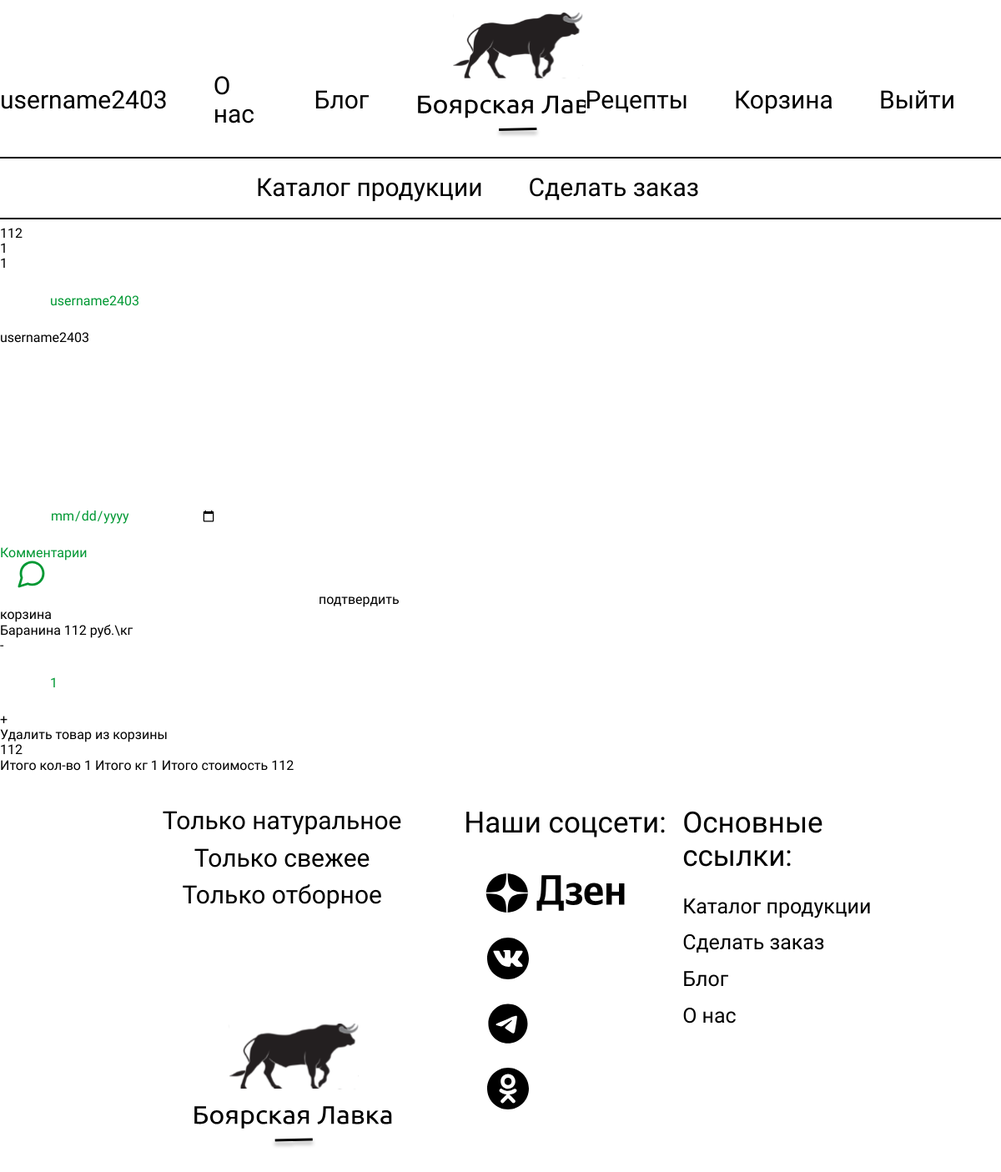
The page /order_create (signed in) on the database as committed earlier.
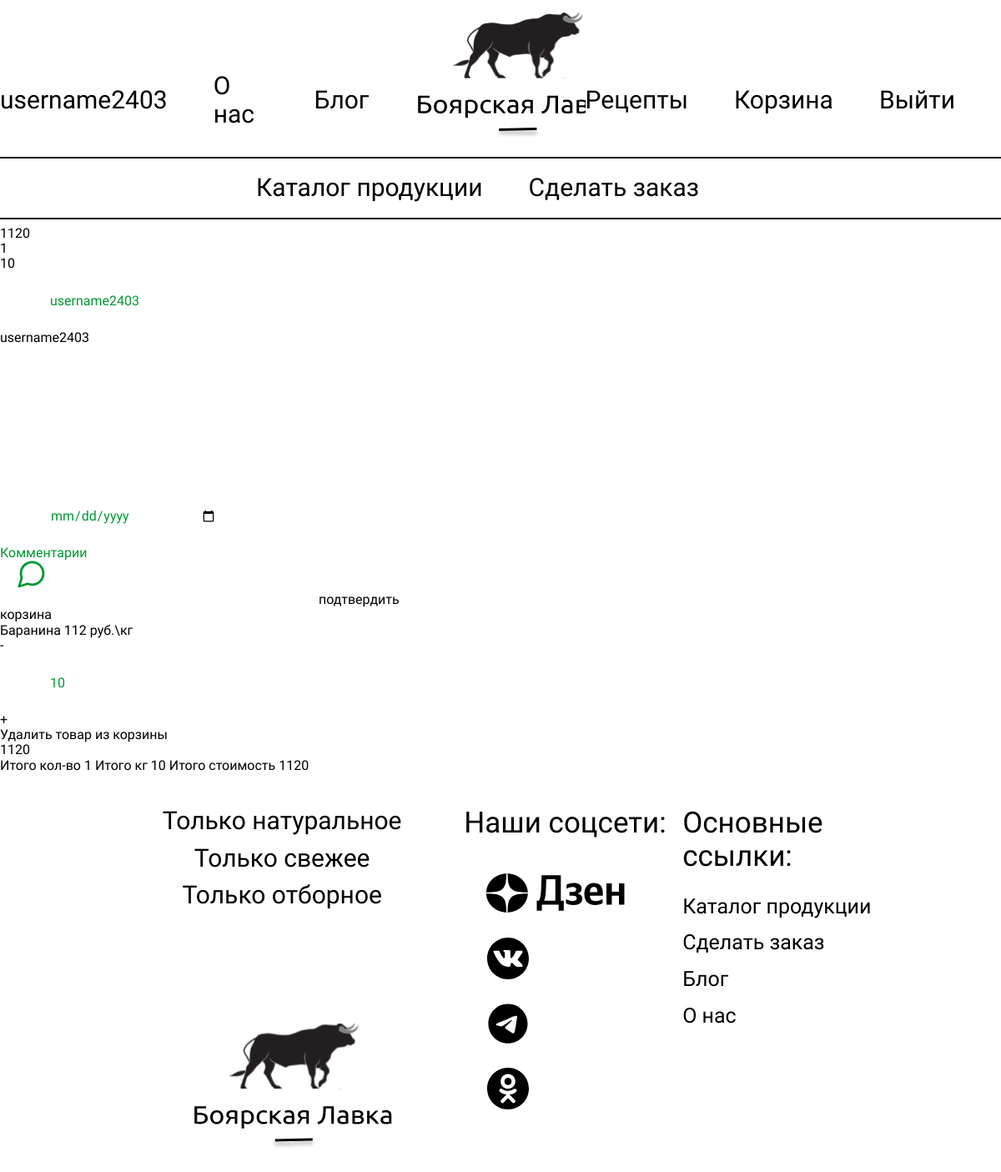
The same page on the database as committed later.
### butcher_shop_app/models.py (models this page shows)
class UserAdditionalInfo(models.Model):
    user = models.OneToOneField(User, on_delete=models.CASCADE, primary_key=True)
    phone_number = models.CharField(max_length=12, default="")
    address = models.CharField(max_length=250, default="")

class GoodsInShoppingCart(models.Model):
    user = models.ForeignKey(User, on_delete=models.CASCADE)
    product = models.ForeignKey(Product, on_delete=models.CASCADE)
    count = models.PositiveIntegerField(default=0, null=True)
    def cost(self):
        return self.product.cost
    def total_cost(self):
        if self.count:
            return self.product.cost * self.count
        return None

class Product(models.Model):
    name = models.CharField(max_length=200)
    cost = models.PositiveIntegerField()
    category_name = models.ManyToManyField(ProductCategories, default="Вне категорий")
    preview = RichTextField(default="Без описания", max_length=500)
    description = RichTextField(default="Без описания")
    image = models.ImageField(upload_to='img', default="img/1.png")
    def __str__(self):
        return self.name

### butcher_shop_app/views.py (the view, shortened to what this page needs)
# urls.py: path("order_create", order_create_view, name="order_create"),
def order_create_view(request):
    context = {}
    context.update(get_cart_sum_count_kgs(request))
    form = init_order_form(request)
    if context["product_count"]:
        context["form"] = form
    else:
        context["add_product_in_cart"] = "Для заказа, добавьте товары в корзину, пожалуйста"
    context.update(cart_logic(request))
    return render(request, "butcher_shop_app/order_create.html", context)

### butcher_shop_app/forms.py
class OrderForm(forms.ModelForm):
    phone_number = forms.CharField(widget=forms.TextInput(
        attrs={'class': 'username__input', 'placeholder': 'Введите телефон для связи'}))
    address = forms.CharField(required=False, max_length=250, widget=forms.Textarea(
        attrs={"class": "contact__input", "placeholder": "Адресс доставки"}))
    delivery_date = forms.DateTimeField(label="Дата доставки", widget=MyDateInput(
        attrs={"class": "date_input", }))
    comment = forms.CharField(max_length=250, widget=forms.Textarea(
        attrs={"class": "comment_input", "placeholder": "Комментарии"}))
    class Meta:
        model = Order
        fields = ("phone_number", "address", "delivery_date", "comment")

### butcher_shop_app/views.py (called while the page is built, shortened)
def cart_logic(request):
    context = {}
    if request.user.is_authenticated:
        user_cart = GoodsInShoppingCart.objects.filter(user=request.user)
        context["cart"] = user_cart
        context["count_goods_in_cart"] = len(user_cart)
    else:
        shopping_cart_eq = request.session.get('shopping_cart', [])
        count_goods_in_cart = len(shopping_cart_eq)
        context["cart"] = shopping_cart_eq
        context["count_goods_in_cart"] = count_goods_in_cart
    context.update(get_cart_sum_count_kgs(request))
    return context

def get_cart_sum_count_kgs(request):
    cart_info = {}
    products_count_kg = 0
    total_cost = 0
    count = 0
    if request.user.is_authenticated:
        cart = GoodsInShoppingCart.objects.filter(user=request.user)
        for product in cart:
            count += 1
            products_count_kg += product.count
            total_cost += products_count_kg * product.product.cost
    cart_info["products_count_kg"] = products_count_kg
    cart_info["total_cost"] = total_cost
    cart_info["product_count"] = count
    return cart_info

def init_order_form(request):
    initial_dict = {}
    if request.user.is_authenticated:
        user = UserAdditionalInfo.objects.get(user=request.user)
        user_base = User.objects.get(username=request.user)
        phone_number = user.phone_number
        address = user.address
        name = user_base.first_name
        if phone_number:
            initial_dict["phone_number"] = phone_number
        if address:
            initial_dict["address"] = address
        if name:
            initial_dict["name"] = name
    form = OrderForm(initial_dict)
    return form

### butcher_shop_app/Templates/butcher_shop_app/order_create.html (shortened to what this page needs)
{% extends 'butcher_shop_app/base.html' %}
{% block content %}
{{total_cost}}<br>
{{product_count}}<br>
{{products_count_kg}}<br>
{% if add_product_in_cart%}
{{add_product_in_cart}} <a href="http://127.0.0.1:8000/product_list">К каталогу</a>
{% else %}
<form method="post">
    {{form.phone_number}}
    {{form.address}}
    {{form.delivery_date}}
    {{form.comment}}
    <button type="submit">подтвердить</button>
</form>
корзина
{% include "butcher_shop_app/cart_base.html" %}
{% endif %}
{% endblock %}

### butcher_shop_app/Templates/butcher_shop_app/base.html (shortened to what this page needs)
<!DOCTYPE html>
<html>
<head>
    {% load static %}
    <link href="{% static 'butcher_shop_app/css/style.css' %}" rel="stylesheet" type="text/css"/>
    <link href="{% static 'butcher_shop_app/css/normalize.min.css' %}" rel="stylesheet" type="text/css"/>
</head>
<header>
    <nav class="header__nav">
        {% if request.user.is_authenticated == False %}
        <a href="{% url 'registrations' %}">Регистрация</a>
        {% else %}
        <a href="{% url 'lk' %}">{{request.user}}</a>
        {% endif %}
        <a href="#">О нас</a>
        <a href="{% url 'blog_list' %}">Блог</a>
        <a class="logo" href="{% url 'index' %}"></a>
        <a href="{% url 'receipts' %}">Рецепты</a>
        <a href="{% url 'shopping_cart' %}">Корзина</a>
        {% if request.user.is_authenticated == False %}
        <a href="{% url 'login'%}">Войти</a>
        {% else %}
        <a href="{% url 'logout'%}">Выйти</a>
        {% endif %}
    </nav>
    <hr class="header__line"/>
    <nav class="header__nav">
        <a class="second__nav__a" href="{% url 'product_list' %}">Каталог продукции</a>
        <a class="second__nav__a" href="{% url 'order_create' %}">Сделать заказ</a>
    </nav>
    <hr class="header__line"/>
</header>
<body>
{% block content %}
{%endblock%}
</body>
<footer>
  <div class="logo_block">
    <div class="logo__links">
      <p>Только натуральное</p>
      <p>Только свежее</p>
      <p>Только отборное</p>
    </div>
    <div class="footer__logo"></div>
  </div>
  <div class="soc_block">
    <div class="soc__header">Наши соцсети:</div>
    <div class="dzen"></div>
    <div class="vk"></div>
    <div class="telega"></div>
    <div class="ok"></div>
  </div>
  <div class="link_block">
    <div class="link__header">Основные ссылки:</div>
    <a class="link_block__link" href="{% url 'product_list' %}">Каталог продукции</a>
    <a class="link_block__link" href="{% url 'order_create' %}">Сделать заказ</a>
    <a class="link_block__link" href="{% url 'blog_list' %}">Блог</a>
    <a class="link_block__link">О нас</a>
  </div>
</footer>
</html>

### butcher_shop_app/Templates/butcher_shop_app/cart_base.html (shortened to what this page needs)
{% for product in cart %}
<br>
<div>
    {{product.product}}
    {{product.cost}} руб.\кг
    <form method="post">
        <button type="submit">-</button>
    </form>
    <form method="post">
        <input name="goods_count" type="number" min="1" value="{{product.count}}">
    </form>
    <form method="post">
        <button type="submit">+</button>
    </form>
    <form method="post">
        <button type="submit">Удалить товар из корзины</button>
    </form>
    {{product.total_cost}}
</div>
{% endfor %}
<div>
   Итого кол-во {{product_count}}
    Итого кг {{products_count_kg}}
    Итого стоимость {{total_cost}}
</div>

### butcher_shop_app/static/butcher_shop_app/css/style.css (style rules this page uses)
html { height: 100%; width: 100%; max-width: 1500px; margin-right: auto; margin-left: auto; font-family: Ubuntu; font-weight: 400; }
a { text-decoration: none; color: inherit; }
input { all: unset; color: #009833; padding-left: 60px; width: 200px; display: block; background: white; height: 70px; border-radius: 5px; }
textarea { all: unset; }
::placeholder { color: #009833; }
button { background: none; color: inherit; border: none; padding: 0; font: inherit; cursor: pointer; outline: inherit; }
header { margin-right: auto; margin-left: auto; width: 100%; }
.header__nav { display: flex; justify-content:center; align-items: center; }
.header__nav a { padding-right: 55px; padding-top: 60px; font-size: 30px; }
.header__nav .logo { margin-right: auto; margin-left: auto; padding-right: 0px; width:240px; height: 120px; background: url("../img/logo.svg") no-repeat 1px; }
.header__line { border: 1px solid #000000; }
.header__nav .second__nav__a { padding-top: 0; margin-top: 10px; margin-bottom: 10px; }
.comment_input { height: 70px; display: inline-block; background: url("../img/comment_icon.svg") no-repeat 15px; background-size: 45px; overflow: auto; }
footer { height: 500px; width:80%; margin: 0 auto; display: flex; }
.logo_block { display: inline-block; position: relative; height: 100%; width: 50%; margin-bottom: 50px; }
.logo__links { margin-top: 30px; }
.logo_block p { padding-top: 10px; display: block; font-size: 30px; text-align: center; margin: 0; }
.soc_block { display: inline-block; position: relative; height: 100%; width: 30%; margin-bottom: 50px; }
.link_block { position: relative; display: inline-block; width: 30%; height: 100%; margin-bottom: 50px; }
.footer__logo { position: absolute; bottom: 50px; left: 25%; width:300px; height: 150px; background: url("../img/logo.svg") no-repeat 1px; }
.dzen { height: 107px; width: 220px; background: url("../img/dzen.svg") no-repeat 0px ; }
.vk { padding-left: 5px; width: 50px; height: 50px; margin-left: 28px; margin-bottom: 28px; background: url("../img/vk.svg")no-repeat; }
.telega { width: 50px; height: 50px; margin-left: 28px; margin-bottom: 28px; background: url("../img/telega.svg")no-repeat; }
.ok { width: 50px; height: 50px; margin-left: 28px; background: url("../img/ok.svg") no-repeat; }
.soc__header, .link__header { padding-top: 40px; font-size: 35px; padding-bottom: 10px; }
.link_block__link { margin-top: 15px; display: block; font-size: 25px; }

Rows that differ between the two databases and show on the page:
changed GoodsInShoppingCart "Баранина": goods_count "1" → "10"; total_cost "112" → "1120"
Other text that changed with them:
{{ total_cost }}: "112" → "1120"
{{ products_count_kg }}: "1" → "10"
